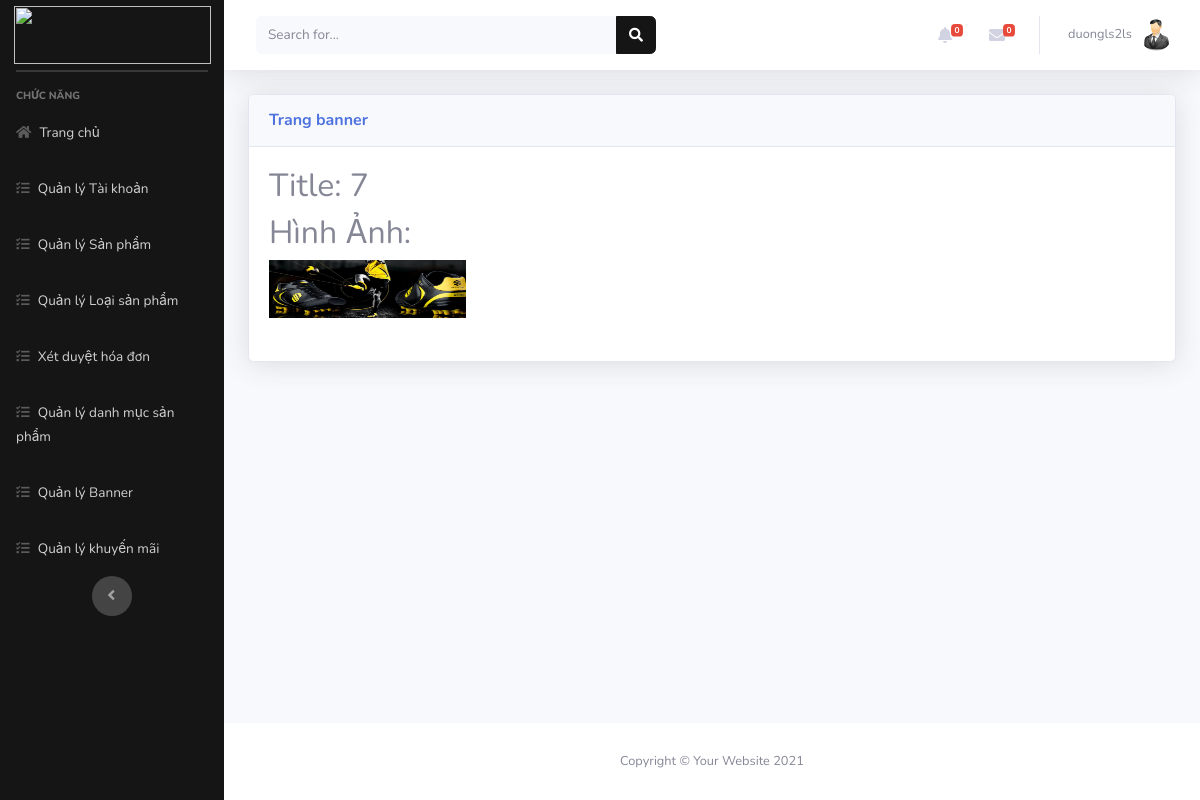
Screenshot of /Admin/index.php?mod=banner&act=detail&id=7 (signed in) with the database file from the repository.
### tables this page shows
CREATE TABLE `banner` (
  `Id` int(11) NOT NULL,
  `HinhAnh` varchar(255) DEFAULT NULL
);

### Admin/MVC/controllers/BannerController.php (called while the page is built, shortened)
<?php
class BannerController
{
	var $banner_model;
	function __construct()
	{
		$this->banner_model = new Banner();
	}
	public function detail()
	{
		$id = isset($_GET['id']) ? $_GET['id'] : 5;
		$data = $this->banner_model->find($id);
		require_once("MVC/Views/Admin/index.php");
	}
}

### Admin/MVC/Models/connection.php (called while the page is built, shortened)
<?php
    class Connection{
        function __construct()
        {
            $severname ="localhost";
            $username ="root";
            $password ="";
            $db_name ="sport-shop";
            $this->conn = new mysqli($severname,$username,$password,$db_name);
        }
    }
?>

### Admin/MVC/Models/model.php (called while the page is built, shortened)
<?php
require_once("connection.php");
class Model
{
    var $conn;
    var $table;
    var $contens;
    function __construct()
    {
        $conn_obj = new Connection();
        $this->conn = $conn_obj->conn;
    }
    function find($id)
    {
        $query = "select * from $this->table where $this->contens =$id";
        return $this->conn->query($query)->fetch_assoc();
    }
}

### Admin/MVC/Views/banner/detail.php (the view)
<table class="table table-bordered" id="dataTable" width="100%" cellspacing="0">
    <h2>Title: <?= $data['Id'] ?></h2>
    <h2>Hình Ảnh: </h2>
    <a><img src="../public/<?=$data['HinhAnh']?>" height="400px"></a>
</table>

### rows the page displays
banner: Id "7", HinhAnh (picture)

### other values shown
$_SESSION['login']['TaiKhoan'] "duongls2ls"
$mod "banner"
